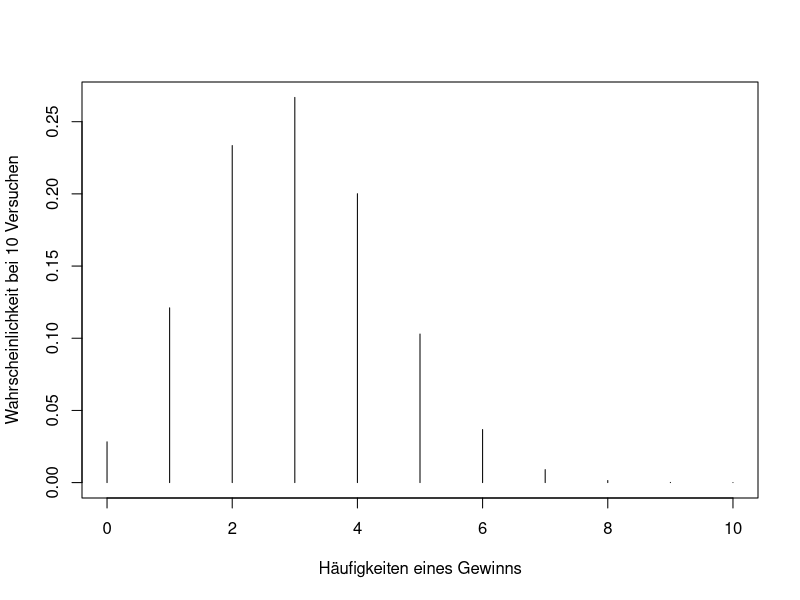
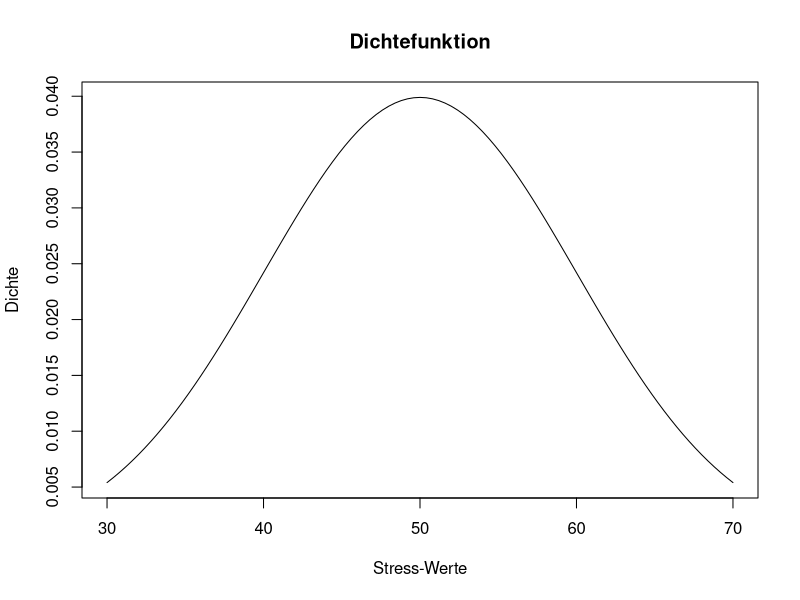
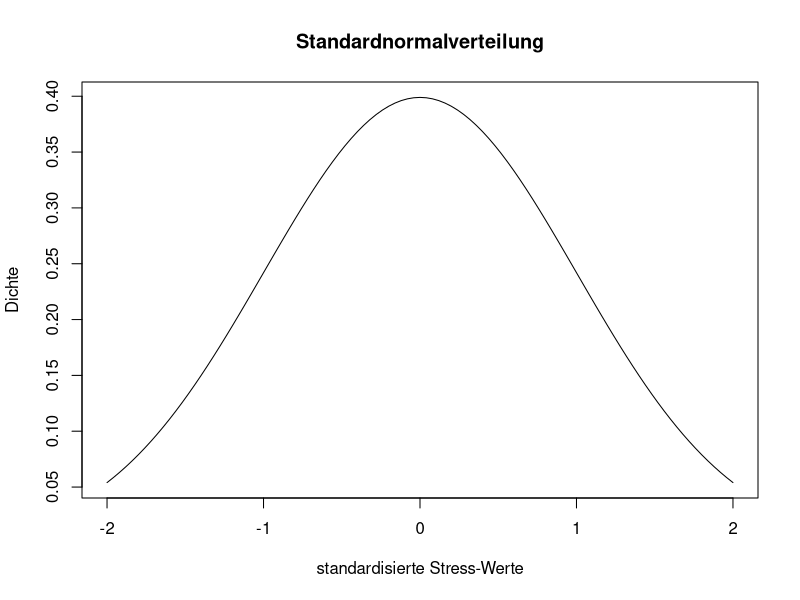
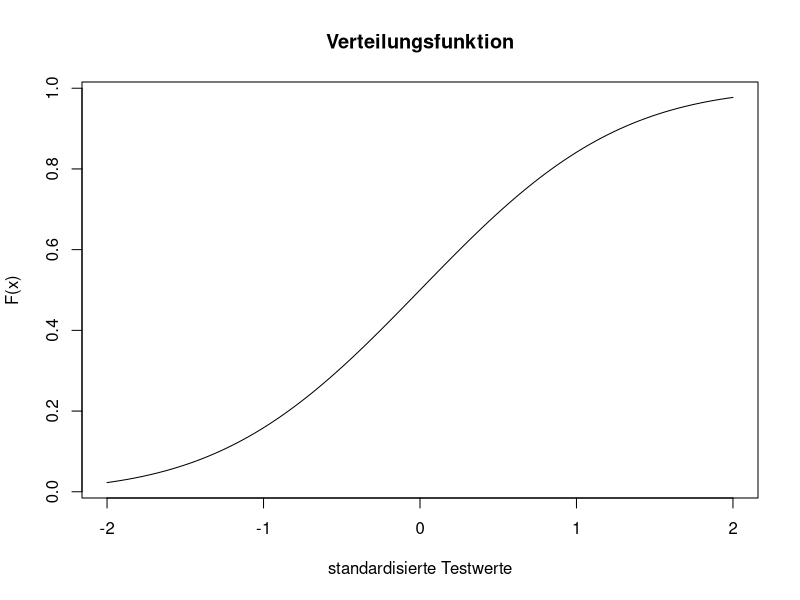
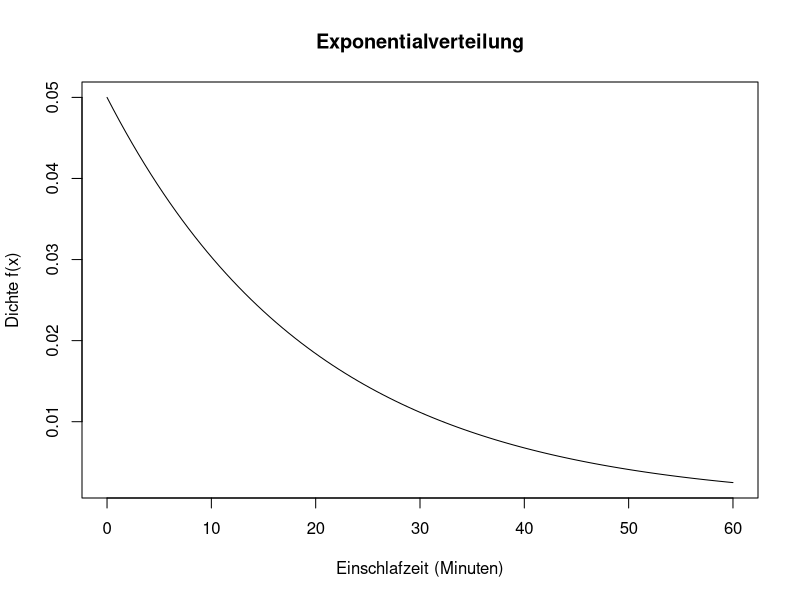

The R source for these figures, in order:
## ---- chunk 1
topf <- c('rot','gruen','blau','gelb')
kombis <- expand.grid(topf, topf)
nrow(kombis)
## ---- chunk 2
kombis$gewinn <- kombis$Var1 == 'gruen'|kombis$Var2 == 'gruen'
sum(kombis$gewinn == TRUE)
## ---- chunk 3
muenze <- c('Kopf', 'Zahl')
sample(x = muenze, size = 1)
## ---- chunk 4
set.seed(1901)
kopfwurf <- replicate(n = 5, expr = sample(x = muenze, size = 1)=="Kopf")
## ---- chunk 5
dbinom(x = 4, size = 10, prob = 0.3)
## ---- chunk 6
x <- c(0:10)
probs <- dbinom(x, size = 10, prob = 0.3)
plot(x = x, y = probs, type = "h", xlab = "Häufigkeiten eines Gewinns", ylab = "Wahrscheinlichkeit bei 10 Versuchen")
## ---- chunk 7
pbinom (q = 4, size = 10, prob = 0.3, lower.tail = FALSE)
## ---- chunk 8
pbinom(q = 8, size = 10, prob = 0.3) - pbinom(q = 5, size = 10, prob = 0.3)
## ---- chunk 9
anzahlGewinne <- 10*.3       #Erwartungswert bei 10 Versuchen
GeldErw <- anzahlGewinne * 2 #Erwartungswert in Euro
GeldErw > 5  
## ---- chunk 10
curve (expr = dnorm (x, mean = 50, sd = 10),
       from = 30,
       to = 70,
       main = "Dichtefunktion",
       xlab = "Stress-Werte",
       ylab = "Dichte")
## ---- chunk 11
curve (expr = dnorm (x, mean = 0, sd = 1),
       from = -2,
       to = 2,
       main = "Standardnormalverteilung",
       xlab = "standardisierte Stress-Werte",
       ylab = "Dichte")
## ---- chunk 12
(66-50)/10
## ---- chunk 13
curve (expr = pnorm (x, mean = 0, sd = 1),
       from = -2,
       to = 2,
       main = "Verteilungsfunktion",
       xlab = "standardisierte Testwerte",
       ylab = "F(x)")
## ---- chunk 14
?distributions
## ---- chunk 15
curve(expr = dexp(x, rate = 0.05), 
      from = 0, 
      to = 60,
      main = "Exponentialverteilung",
      xlab = "Einschlafzeit (Minuten)",
      ylab = "Dichte f(x)")
## ---- chunk 16
# manuell mit integrate()
integrate(f = dexp, lower = 0, upper = 10, rate = 0.05)

# über Verteilungsfunktion pexp()
pexp(10, rate = 0.05, lower.tail = TRUE)
## ---- chunk 17
# manuell mit integrate()
integrate(f = dexp, lower = 15, upper = 20, rate = 0.05)

# über Verteilungsfunktionp exp()
pexp(20, rate = 0.05, lower.tail = TRUE) - pexp(15, rate = 0.05, lower.tail = TRUE)
